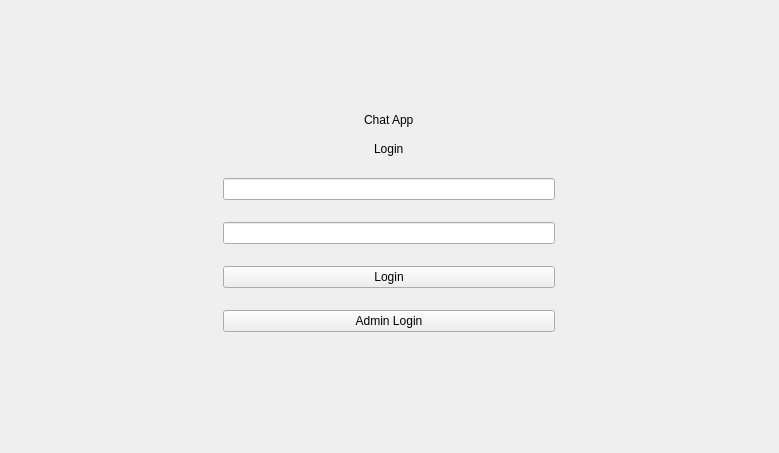
<?xml version="1.0" encoding="UTF-8"?>
<ui version="4.0">
 <class>LoginPage</class>
 <widget class="QWidget" name="LoginPage">
  <property name="geometry">
   <rect>
    <x>0</x>
    <y>0</y>
    <width>779</width>
    <height>453</height>
   </rect>
  </property>
  <property name="windowTitle">
   <string>Form</string>
  </property>
  <layout class="QVBoxLayout" name="verticalLayout_4">
   <item>
    <layout class="QVBoxLayout" name="verticalLayout">
     <item>
      <spacer name="verticalSpacer">
       <property name="orientation">
        <enum>Qt::Orientation::Vertical</enum>
       </property>
       <property name="sizeHint" stdset="0">
        <size>
         <width>20</width>
         <height>40</height>
        </size>
       </property>
      </spacer>
     </item>
     <item>
      <layout class="QVBoxLayout" name="verticalLayout_3">
       <item alignment="Qt::AlignmentFlag::AlignHCenter">
        <widget class="QLabel" name="pageTitle">
         <property name="text">
          <string>Chat App</string>
         </property>
        </widget>
       </item>
       <item alignment="Qt::AlignmentFlag::AlignHCenter">
        <widget class="QFrame" name="loginCard">
         <property name="sizePolicy">
          <sizepolicy hsizetype="Maximum" vsizetype="Preferred">
           <horstretch>0</horstretch>
           <verstretch>0</verstretch>
          </sizepolicy>
         </property>
         <property name="minimumSize">
          <size>
           <width>350</width>
           <height>0</height>
          </size>
         </property>
         <layout class="QHBoxLayout" name="horizontalLayout">
          <item>
           <layout class="QVBoxLayout" name="verticalLayout_7">
            <property name="spacing">
             <number>22</number>
            </property>
            <item alignment="Qt::AlignmentFlag::AlignHCenter|Qt::AlignmentFlag::AlignVCenter">
             <widget class="QLabel" name="loginTitle">
              <property name="sizePolicy">
               <sizepolicy hsizetype="Preferred" vsizetype="Preferred">
                <horstretch>0</horstretch>
                <verstretch>0</verstretch>
               </sizepolicy>
              </property>
              <property name="text">
               <string>Login</string>
              </property>
             </widget>
            </item>
            <item>
             <layout class="QVBoxLayout" name="verticalLayout_10">
              <item>
               <widget class="QLineEdit" name="usernameLineEdit"/>
              </item>
              <item>
               <widget class="QLineEdit" name="passwordLineEdit"/>
              </item>
             </layout>
            </item>
            <item>
             <layout class="QVBoxLayout" name="verticalLayout_9">
              <property name="spacing">
               <number>22</number>
              </property>
              <item>
               <widget class="QPushButton" name="loginButton">
                <property name="text">
                 <string>Login</string>
                </property>
               </widget>
              </item>
              <item>
               <widget class="QPushButton" name="adminButton">
                <property name="text">
                 <string>Admin Login</string>
                </property>
               </widget>
              </item>
             </layout>
            </item>
           </layout>
          </item>
         </layout>
        </widget>
       </item>
      </layout>
     </item>
     <item>
      <spacer name="verticalSpacer_2">
       <property name="orientation">
        <enum>Qt::Orientation::Vertical</enum>
       </property>
       <property name="sizeHint" stdset="0">
        <size>
         <width>20</width>
         <height>40</height>
        </size>
       </property>
      </spacer>
     </item>
    </layout>
   </item>
  </layout>
 </widget>
 <resources/>
 <connections/>
</ui>
